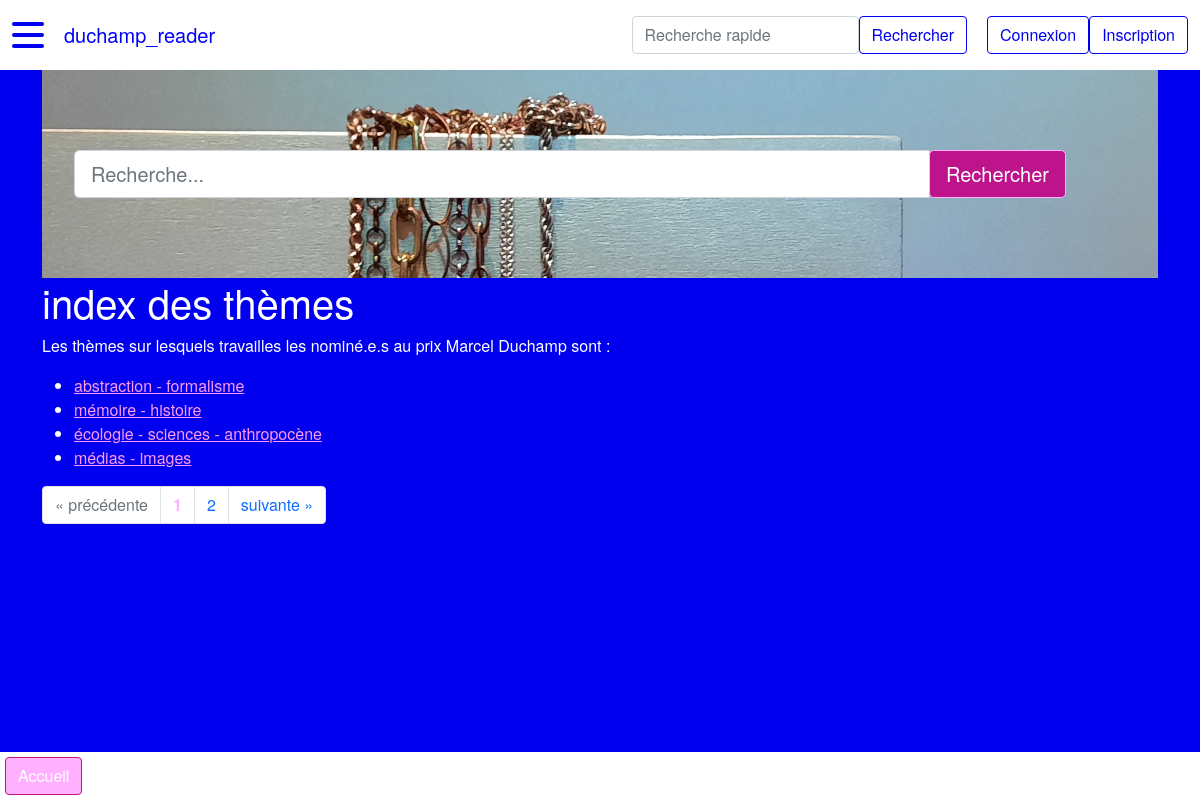
Before: /theme with the older database file.
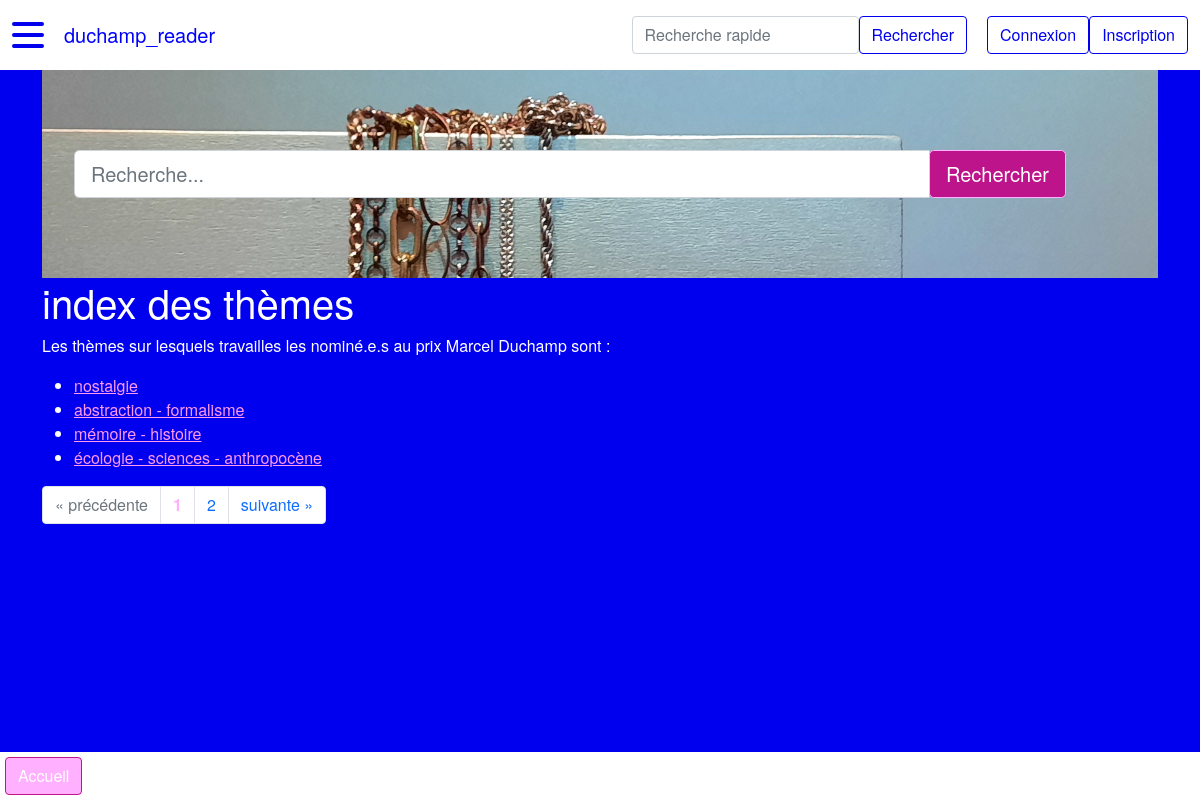
After: the same page with the newer database file.
### duchamp_reader/modeles/classes_generic.py (models this page shows, shortened)
class Theme(db.Model):
    __tablename__ = "theme"
    id = db.Column(db.Integer, unique=True, nullable=False, primary_key=True, autoincrement=True)
    nom = db.Column(db.Text, nullable=False)
    classname = db.Column(db.Text, nullable=False, default="theme")
    authorship = db.relationship("AuthorshipTheme", back_populates="theme")
    nomination = db.relationship("Nomination", back_populates="theme")

### duchamp_reader/routes.py (the view)
@app.route("/theme")
def theme_index():
    page = request.args.get("page", 1)
    titre = "index des thèmes"
    if isinstance(page, str) and page.isdigit():
        page = int(page)
    else:
        page = 1
    themes = Theme.query.order_by(Theme.id.desc()).paginate(page=page, per_page=PERPAGE)
    return render_template("pages/theme_index.html", titre=titre, themes=themes,
                           last_nominations=last_nominations, last_artistes=last_artistes, last_galeries=last_galeries,
                           last_themes=last_themes, last_villes=last_villes)

### duchamp_reader/templates/pages/theme_index.html (shortened to what this page needs)
{% extends "conteneur.html" %}
{% block homesearch %}
    {% include "partials/recherche.html" %}
{% endblock %}
{% block corps %}
<h1>{{titre}}</h1>
    {% if themes %}
        <p>Les thèmes sur lesquels travailles les nominé.e.s au prix Marcel Duchamp sont :</p>
        <ul>
            {% for theme in themes.items %}
                <li><a href="{{url_for('theme_main', id_theme=theme.id)}}">
                    {{theme.nom}}
                </a></li>
            {% endfor %}
        </ul>
        <nav aria-label="research-pagination">
            <ul class="pagination">
                {% if themes.has_prev %}
                    <li class="page-item">
                {% else%}
                    <li class="page-item disabled">
                {% endif %}
                        <a class="page-link" href="{{url_for('theme_index', page=themes.prev_num)}}" aria-label="Previous">
                            <span aria-hidden="true">&laquo;</span>
                            <span class="sr-only">précédente</span>
                        </a>
                    </li>
                {% for page in themes.iter_pages() %}
                    {% if page %}
                        {% if page != themes.page %}
                        <li class="page-item">
                            <a class="page-link" href="{{url_for('theme_index', page=page)}}">
                                {{page}}
                            </a>
                        </li>
                        {% else %}
                            <li class="page-item active disabled">
                                <a class="page-link"><b style="color: var(--custom-light-pink)">{{page}}</b></a>
                            </li>
                        {% endif %}
                    {% else %}
                    <li class="page-item disabled">
                        <a class="page-link">...</a>
                    </li>
                    {% endif %}
                {% endfor %}
                {% if themes.has_next %}
                    <li class="page-item">
                {% else %}
                    <li class="page-item disabled">
                {% endif %}
                    <a class="page-link" href="{{url_for('theme_index', page=themes.next_num)}}" aria-label="Next">
                        <span class="sr-only">suivante</span>
                        <span aria-hidden="true">&raquo;</span>
                    </a>
                </li>
            </ul>
        </nav>
    {% endif %}
    <div class="basdepage">
        <a class="btn" href="{{url_for('accueil')}}">Accueil</a>
    </div>
{% endblock %}

Changed rows visible on the page:
no longer on this page (row unchanged): Theme: nom "médias - images"
added Theme: nom "nostalgie"
